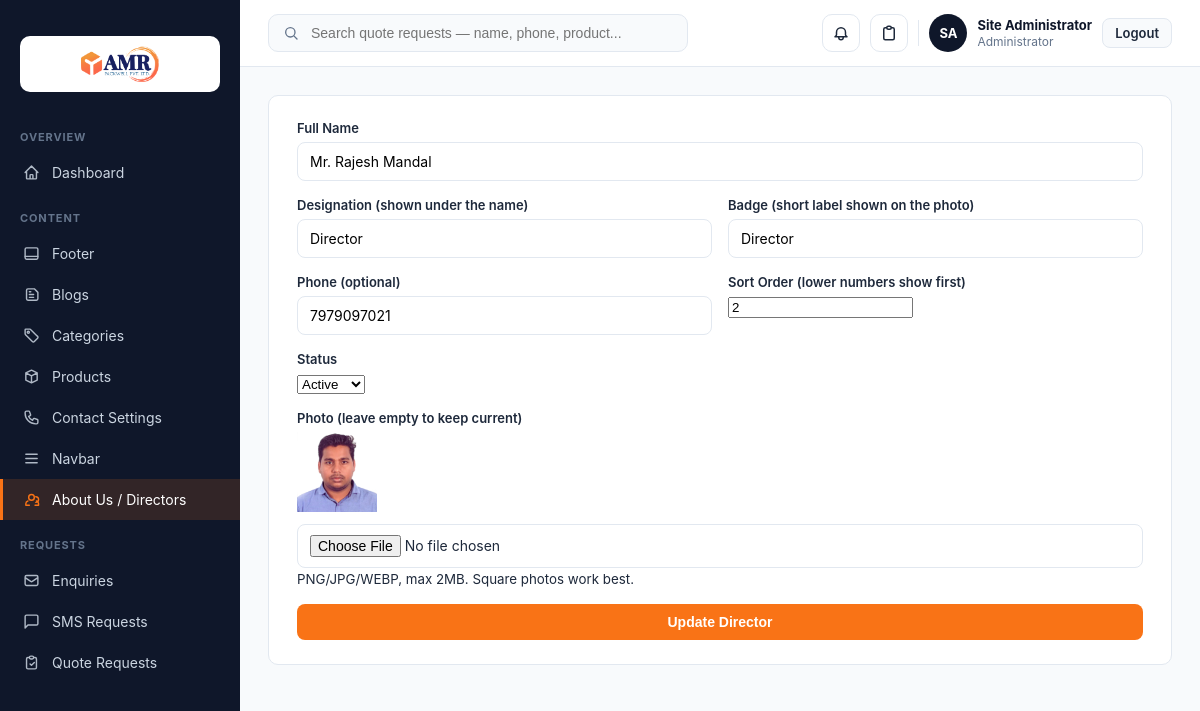
Screenshot of /php-admin/admin/director-form.php?id=2 (signed in) with the database file from the repository.
### tables this page shows
CREATE TABLE `directors` (
  `id` int(11) NOT NULL,
  `name` varchar(150) NOT NULL,
  `designation` varchar(150) NOT NULL,
  `badge` varchar(50) NOT NULL DEFAULT '',
  `phone` varchar(30) NOT NULL DEFAULT '',
  `photo` varchar(255) NOT NULL DEFAULT '',
  `status` enum('active','inactive') NOT NULL DEFAULT 'active',
  `sort_order` int(11) NOT NULL DEFAULT 0,
  `created_at` timestamp NOT NULL DEFAULT current_timestamp(),
  `updated_at` timestamp NOT NULL DEFAULT current_timestamp() ON UPDATE current_timestamp()
);

### php-admin/config/db.php (called while the page is built, shortened)
<?php
function db(): PDO
{
    static $pdo = null;
    if ($pdo === null) {
        $dsn = 'mysql:host=' . DB_HOST . ';dbname=' . DB_NAME . ';charset=' . DB_CHARSET;
        try {
            $pdo = new PDO($dsn, DB_USER, DB_PASS, [
                PDO::ATTR_ERRMODE            => PDO::ERRMODE_EXCEPTION,
                PDO::ATTR_DEFAULT_FETCH_MODE => PDO::FETCH_ASSOC,
                PDO::ATTR_EMULATE_PREPARES   => false,
            ]);
        } catch (PDOException $e) {
            error_log('DB connection failed: ' . $e->getMessage());
            http_response_code(500);
            die('Something went wrong. Please try again later.');
        }
    }
    return $pdo;
}

### php-admin/includes/auth.php (called while the page is built, shortened)
<?php
function e(?string $value): string
{
    return htmlspecialchars($value ?? '', ENT_QUOTES, 'UTF-8');
}

### php-admin/admin/director-form.php (the view, shortened to what this page needs)
<?php
require_once __DIR__ . '/../includes/auth.php';
require_once __DIR__ . '/../config/db.php';
$id     = isset($_GET['id']) ? (int)$_GET['id'] : null;
$isEdit = $id !== null;
$director = [
    'name' => '', 'designation' => '', 'badge' => '', 'phone' => '',
    'photo' => '', 'status' => 'active', 'sort_order' => 0,
];
if ($isEdit) {
    $stmt = db()->prepare('SELECT * FROM directors WHERE id = ?');
    $stmt->execute([$id]);
    $existing = $stmt->fetch();
    $director = $existing;
}
require __DIR__ . '/../includes/layout-top.php';
?>
    <form method="post" enctype="multipart/form-data" class="card form-grid">
        <div>
            <label>Full Name</label>
            <input type="text" name="name" value="<?= e($director['name']) ?>" placeholder="e.g. Mr. Kamesh Mandal" required>
        </div>
        <div class="form-row">
            <div>
                <label>Designation (shown under the name)</label>
                <input type="text" name="designation" value="<?= e($director['designation']) ?>" placeholder="e.g. Proprietor & Founder" required>
            </div>
            <div>
                <label>Badge (short label shown on the photo)</label>
                <input type="text" name="badge" value="<?= e($director['badge']) ?>" placeholder="e.g. Proprietor">
            </div>
        </div>
        <div class="form-row">
            <div>
                <label>Phone (optional)</label>
                <input type="text" name="phone" value="<?= e($director['phone']) ?>" placeholder="e.g. +919871523344">
            </div>
            <div>
                <label>Sort Order (lower numbers show first)</label>
                <input type="number" name="sort_order" value="<?= (int)$director['sort_order'] ?>">
            </div>
        </div>
        <div>
            <label>Status</label>
            <select name="status">
                <option value="active" <?= $director['status'] === 'active' ? 'selected' : '' ?>>Active</option>
            </select>
        </div>
        <div>
            <label>Photo <?= $isEdit ? '(leave empty to keep current)' : '' ?></label>
            <?php if (!empty($director['photo'])): ?>
                <div class="logo-preview">
                    <img src="<?= e(UPLOAD_URL . '/' . $director['photo']) ?>" alt="Current photo" height="80">
                </div>
            <?php endif; ?>
            <input type="file" name="photo" accept=".png,.jpg,.jpeg,.webp">
            <small>PNG/JPG/WEBP, max 2MB. Square photos work best.</small>
        </div>
        <button type="submit" class="btn btn-primary"><?= $isEdit ? 'Update Director' : 'Add Director' ?></button>
    </form>
<?php require __DIR__ . '/../includes/layout-bottom.php'; ?>

### php-admin/assets/css/admin.css (style rules this page uses)
:root { --primary: #f97316; --primary-dark: #ea580c; --dark: #0f172a; --border: #e2e8f0; --text: #1e293b; --muted: #64748b; --bg: #f8fafc; }
* { box-sizing: border-box; }
body { margin: 0; font-family: -apple-system, BlinkMacSystemFont, "Segoe UI", Roboto, sans-serif; background: var(--bg); color: var(--text); }
.card { background: #fff; border: 1px solid var(--border); border-radius: 10px; padding: 24px 28px; margin-bottom: 20px; }
.form-grid { display: flex; flex-direction: column; gap: 16px; }
.form-row { display: grid; grid-template-columns: 1fr 1fr; gap: 16px; }
.form-grid label { display: block; font-size: 13px; font-weight: 600; margin-bottom: 6px; }
.form-grid input[type=text], .form-grid input[type=email], .form-grid textarea, .form-grid input[type=file] { width: 100%; padding: 10px 12px; border: 1px solid var(--border); border-radius: 8px; font-size: 14px; font-family: inherit; }
.logo-preview { margin-bottom: 8px; }
.btn { display: inline-block; padding: 10px 20px; border-radius: 8px; font-size: 14px; font-weight: 600; text-decoration: none; border: none; cursor: pointer; }
.btn-primary { background: var(--primary); color: #fff; }

### rows the page displays
directors: name "Mr. Rajesh Mandal", designation "Director", badge "Director", phone "7979097021", sort_order "2", status "Active", photo (picture)

### other values shown
$adminInitials "SA"
$_SESSION['admin_name'] "Site Administrator"
